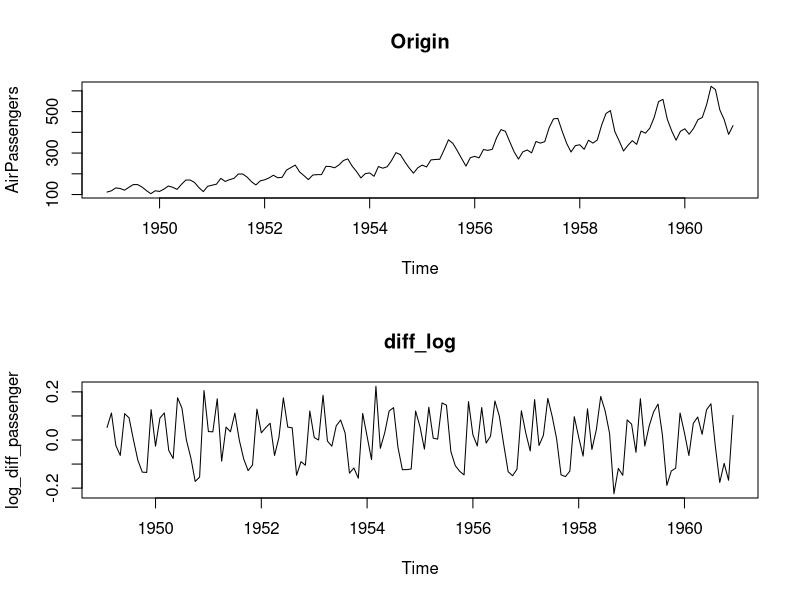

Source code (R): (Note: this script raises an error after producing the figure.)
# -------------------------------------------------------
# 解析の準備
# -------------------------------------------------------

# -------------------------------------------------------
# 原系列
# Rに組み込んであるデータ系列
# -------------------------------------------------------
# 今回は毎月の飛行機乗客数のデータを使います。
# この場合「先月の乗客数が多ければ、来月も多くなるのではないか」といったように、過去から未来を予測していきます。
# 時間という情報を基にして将来を予測する方法を学んでください。
# -------------------------------------------------------
AirPassengers

# -------------------------------------------------------
# 原系列に対して、対数差分系列を作ります。
## 対数差分系列への適用
# -------------------------------------------------------
log_diff_passenger <- diff(log(AirPassengers))
log_diff_passenger

# 原系列と対数差分系列のグラフを描いておきます。
par(mfrow=c(2,1))
plot(AirPassengers, main="Origin")
plot(log_diff_passenger, main="diff_log")
par(mfrow=c(1,1))

# -------------------------------------------------------
# 差分系列とは、例えば｛４，７，５｝というデータがあった時｛７－４，５－７｝＝｛３，－２｝というようにスライドして差をとった結果のことです。
# あらかじめ対数をとることにより、データを計算しやすい幅に収めやすくなる、また、
# 対数差分系列は近似的に「変化率」の推移と等しくなるので解釈がしやすくなるというメリットが得られます。
# なお、差分をとった時に、最初のデータが（差分を計算できないので）無くなってしまうことに注意してください。

# 元に戻すには、差分系列の累積和を計算してから、「一番最初の値」を足してやればよいです。
# 先の例ですと、差分系列が｛３，－２｝でしたので、最初の値をいれて｛４，３，－２｝、累積和をとって｛４，４＋３，４＋３－２｝＝｛４，７，５｝に戻ります。
# Rで確認してみます。
# -------------------------------------------------------

# 元に戻す
exp(cumsum(log_diff_passenger) + log(AirPassengers[1]))

# 参考
as.numeric(AirPassengers)[-1]


# -------------------------------------------------------
# データをもう少し変換します。
# 今度はデータの中身は変えません。
# 機械学習法を適用しやすいように整形します。
# ラグをとって、過去のデータを説明変数にする
# embed関数による整形(http://d.hatena.ne.jp/teramonagi/20121002/1349183342)
# -------------------------------------------------------

lag_num <- 4
exp_val_sample <- as.data.frame(embed(log_diff_passenger, lag_num))

# 列名の変更
colnames(exp_val_sample)[1] <- "Y"
for(i in 2:lag_num){
  colnames(exp_val_sample)[i] <- paste("Lag", i-1, sep="")
}

# 整形されたデータ
head(exp_val_sample)

# こんな感じになるはずやで
#             Y        Lag1        Lag2        Lag3
# 1 -0.06402186 -0.02298952  0.11211730  0.05218575
# 2  0.10948423 -0.06402186 -0.02298952  0.11211730
# 3  0.09193750  0.10948423 -0.06402186 -0.02298952
# 4  0.00000000  0.09193750  0.10948423 -0.06402186
# 5 -0.08455739  0.00000000  0.09193750  0.10948423
# 6 -0.13353139 -0.08455739  0.00000000  0.09193750


# -------------------------------------------------------
# 機械学習による時系列予測
# -------------------------------------------------------
## caretによる学習モデル作成の準備
# install.packages("kernlab")
# install.packages("caret")
# install.packages("e1071")
library(caret)
library(kernlab)

# 並列化演算を行う
# install.packages("doParallel")
library(doParallel)
cl <- makePSOCKcluster(detectCores())
registerDoParallel(cl)

# -------------------------------------------------------
# Rによる機械学習(train関数)
# 1行目：Y（直近のデータ）を、他のデータ（過去のデータ）すべてを使って予測します
# 2行目：学習データの指定
# 3行目：予測モデルの指定。ガウシアンカーネルを使ったSVMを使用します
# 4行目：ハイパーパラメタをどの範囲で動かすかの指定。
# 5行目：データをあらかじめ標準化してね、という指定
# -------------------------------------------------------
# モデルの推定
set.seed(0)
tuned_svm_sample <- train(
  Y ~ ., 
  data=exp_val_sample,
  method = "svmRadial", 
  tuneGrid = expand.grid(C=c(1:5), sigma=2^c(-1:1)),
  preProcess = c('center', 'scale')
)

# チューニングされたモデル(モデルオブジェクト)
tuned_svm_sample

# 最小のRMSE（予測誤差）
tuned_svm_sample$results$RMSE
min(tuned_svm_sample$results$RMSE)

# チューニングされたハイパーパラメタ
tuned_svm_sample$bestTune

# SVMのモデルだけを取り出す
tuned_svm_sample$finalModel


# -------------------------------------------------------
# 最適な次数を選ぶ
# -------------------------------------------------------
# モデルの作り方がわかったので、次は最適な次数を選ぶ方法を説明します。
# 次数とは、例えば「前月データだけを使って予測する」なら次数は１となります。
# 2か月前までのデータを使うなら次数は２です。
# 何か月前までのデータを使うと最も予測精度が高くなるのか。それをこれから調べるということです。

# 予測精度などを格納する入れ物
sim_result <- data.frame(
  order=numeric(), 
  error=numeric(),
  C=numeric(),
  sigma=numeric()
)

# 予測モデルの一覧を格納する入れ物
tuned_models <- list()


# 次に、最大ラグ数を指定して、データを整形します。
# 今回は12を最大ラグ数としました。MAXで12か月前までのデータを使って予測するモデルを作るということです。
# なお、直近のデータだけテスト用に残しておきました。

# 最大ラグ数
lag_max <- 12

# 訓練データの作成
# 最後のデータだけテスト用に残しておく
exp_val <- as.data.frame(embed(log_diff_passenger[-length(log_diff_passenger)], lag_max + 1))
colnames(exp_val)[1] <- "Y"
for(i in 2:(lag_max+1)){
  colnames(exp_val)[i] <- paste("Lag", i-1, sep="")
}

# 訓練データ表示
head(exp_val)

# 　こうやって表示されるはず
# Y        Lag1        Lag2        Lag3        Lag4        Lag5        Lag6        Lag7
# 1  0.09134978 -0.02575250  0.12629373 -0.13473259 -0.13353139 -0.08455739  0.00000000  0.09193750
# 2  0.11247798  0.09134978 -0.02575250  0.12629373 -0.13473259 -0.13353139 -0.08455739  0.00000000
# 3 -0.04348511  0.11247798  0.09134978 -0.02575250  0.12629373 -0.13473259 -0.13353139 -0.08455739
# 4 -0.07696104 -0.04348511  0.11247798  0.09134978 -0.02575250  0.12629373 -0.13473259 -0.13353139
# 5  0.17563257 -0.07696104 -0.04348511  0.11247798  0.09134978 -0.02575250  0.12629373 -0.13473259
# 6  0.13185213  0.17563257 -0.07696104 -0.04348511  0.11247798  0.09134978 -0.02575250  0.12629373
#         Lag8        Lag9       Lag10       Lag11       Lag12
# 1  0.10948423 -0.06402186 -0.02298952  0.11211730  0.05218575
# 2  0.09193750  0.10948423 -0.06402186 -0.02298952  0.11211730
# 3  0.00000000  0.09193750  0.10948423 -0.06402186 -0.02298952
# 4 -0.08455739  0.00000000  0.09193750  0.10948423 -0.06402186
# 5 -0.13353139 -0.08455739  0.00000000  0.09193750  0.10948423
# 6 -0.13473259 -0.13353139 -0.08455739  0.00000000  0.09193750


# 最後に、次数を変えながら計算を繰り返し、その都度予測モデルと予測精度を保存しておきます。
# 計算には若干の時間がかかることに注意してください。
# 時間がかかるため、パラメタのチューニングはかなり荒くしてあります。

# ループさせて、最も予測精度が高くなるラグ数を調べる
set.seed(0)
for(i in 1:lag_max) {

  # 必要なラグまで、データを切り落とす
  exp_val_tmp <- exp_val[,c(1:(i+1))]
  
  # 予測モデルの作成
  tuned_svm <- train(
    Y ~ ., 
    data=exp_val_tmp,
    method = "svmRadial", 
    tuneGrid = expand.grid(C=c(1:3), sigma=2^c(-1:1)),
    preProcess = c('center', 'scale')
  )
  
  # 予測モデルを保存する
  tuned_models <- c(tuned_models, list(tuned_svm))
  
  # 予測精度などを保存する
  sim_result[i, "order"] <- i
  sim_result[i, "error"] <- min(tuned_svm$results$RMSE)
  sim_result[i, "sigma"] <- tuned_svm$bestTune["sigma"]
  sim_result[i, "C"]     <- tuned_svm$bestTune["C"]
  
}

# 次数と予測精度の関係を図示してみる。
# ラグと予測精度の関係
plot(
  sim_result$error ~ sim_result$order,
  main="lag-order vs accuracy",
  xlab="lag-order",
  ylab="error"
)

# -------------------------------------------------------
# 当てはめ精度の評価
# -------------------------------------------------------
# 次に、予測精度や最も予測精度の高かったモデルを取り出します。

# 最も予測精度が高かったモデルの評価結果
subset(sim_result, sim_result$error==min(sim_result$error))

# 次数だけを取り出す
best_order <- subset(sim_result, sim_result$error==min(sim_result$error))$order
best_order

## 当てはまりの精度の確認
# 最も予測精度が高かったモデルを取り出す
best_model <- tuned_models[[best_order]]
best_model

# 予測値と実測値のプロット
plot(log_diff_passenger[-c(1:lag_max, length(log_diff_passenger))], type="l")
lines(predict(best_model), col=2, lwd=2, lty=2)
legend(
  legend=c("実測値", "予測値"),
  "topright",
  col=c(1,2),
  lwd=c(1,2),
  lty=c(1,2)
)

## 1期先の将来予測

# 説明変数を作る
# 直近のデータだけを抽出
last_data <- exp_val[nrow(exp_val), 1:best_order]

# 列名を、学習データに合わせる
for(i in 1:best_order){
  colnames(last_data)[i] <- paste("Lag", i, sep="")
}

# 説明変数を表示
last_data

# 1期先の予測
predict(best_model, last_data)
# [1] 0.07098058

# 正解データと比較
log_diff_passenger[length(log_diff_passenger)]
# [1] 0.1022788
